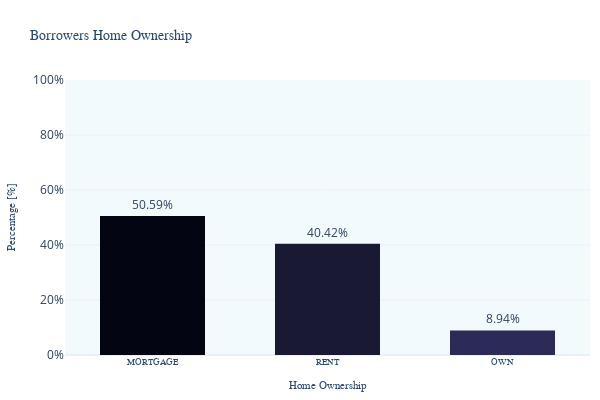

The cell this chart's notebook holds for it:
### Markdown cell above
#### 3.2.1 Home Ownership

### Code cell
fig=unvariate_bar_plot(loans_df, 
                    col_name='home_ownership',
                    title='Borrowers Home Ownership',
                    xlabel='Home Ownership',
                    limit=3,
                    
                    )
fig.write_image("images/home_ownership.png")
fig.show()

### Figure 1 — Plotly figure (JSON) as saved in the notebook; plotly's stock layout.template omitted (floating-point values rounded to 4 significant figures)
{"data": [{"alignmentgroup": "True", "hovertemplate": "Home Ownership=%{x}<br>Percentage [%]=%{text}<extra></extra>", "legendgroup": "MORTGAGE", "marker": {"color": "rgb(3, 5, 18)", "pattern": {"shape": ""}}, "name": "MORTGAGE", "offsetgroup": "MORTGAGE", "orientation": "v", "showlegend": true, "text": [0.5059], "textposition": "outside", "texttemplate": "%{text:.2%}", "type": "bar", "width": 0.6, "x": ["MORTGAGE"], "xaxis": "x", "y": [0.5059], "yaxis": "y"}, {"alignmentgroup": "True", "hovertemplate": "Home Ownership=%{x}<br>Percentage [%]=%{text}<extra></extra>", "legendgroup": "RENT", "marker": {"color": "rgb(25, 25, 51)", "pattern": {"shape": ""}}, "name": "RENT", "offsetgroup": "RENT", "orientation": "v", "showlegend": true, "text": [0.4042], "textposition": "outside", "texttemplate": "%{text:.2%}", "type": "bar", "width": 0.6, "x": ["RENT"], "xaxis": "x", "y": [0.4042], "yaxis": "y"}, {"alignmentgroup": "True", "hovertemplate": "Home Ownership=%{x}<br>Percentage [%]=%{text}<extra></extra>", "legendgroup": "OWN", "marker": {"color": "rgb(44, 42, 87)", "pattern": {"shape": ""}}, "name": "OWN", "offsetgroup": "OWN", "orientation": "v", "showlegend": true, "text": [0.08944], "textposition": "outside", "texttemplate": "%{text:.2%}", "type": "bar", "width": 0.6, "x": ["OWN"], "xaxis": "x", "y": [0.08944], "yaxis": "y"}], "layout": {"barmode": "relative", "height": 400, "legend": {"title": {"text": "Home Ownership"}, "tracegroupgap": 0}, "showlegend": false, "title": {"text": "Borrowers Home Ownership"}, "width": 600, "xaxis": {"anchor": "y", "categoryarray": ["MORTGAGE", "RENT", "OWN"], "categoryorder": "array", "domain": [0, 1], "title": {"text": "Home Ownership"}}, "yaxis": {"anchor": "x", "domain": [0, 1], "range": [0, 1], "tickformat": ".0%", "title": {"text": "Percentage [%]"}}}}
